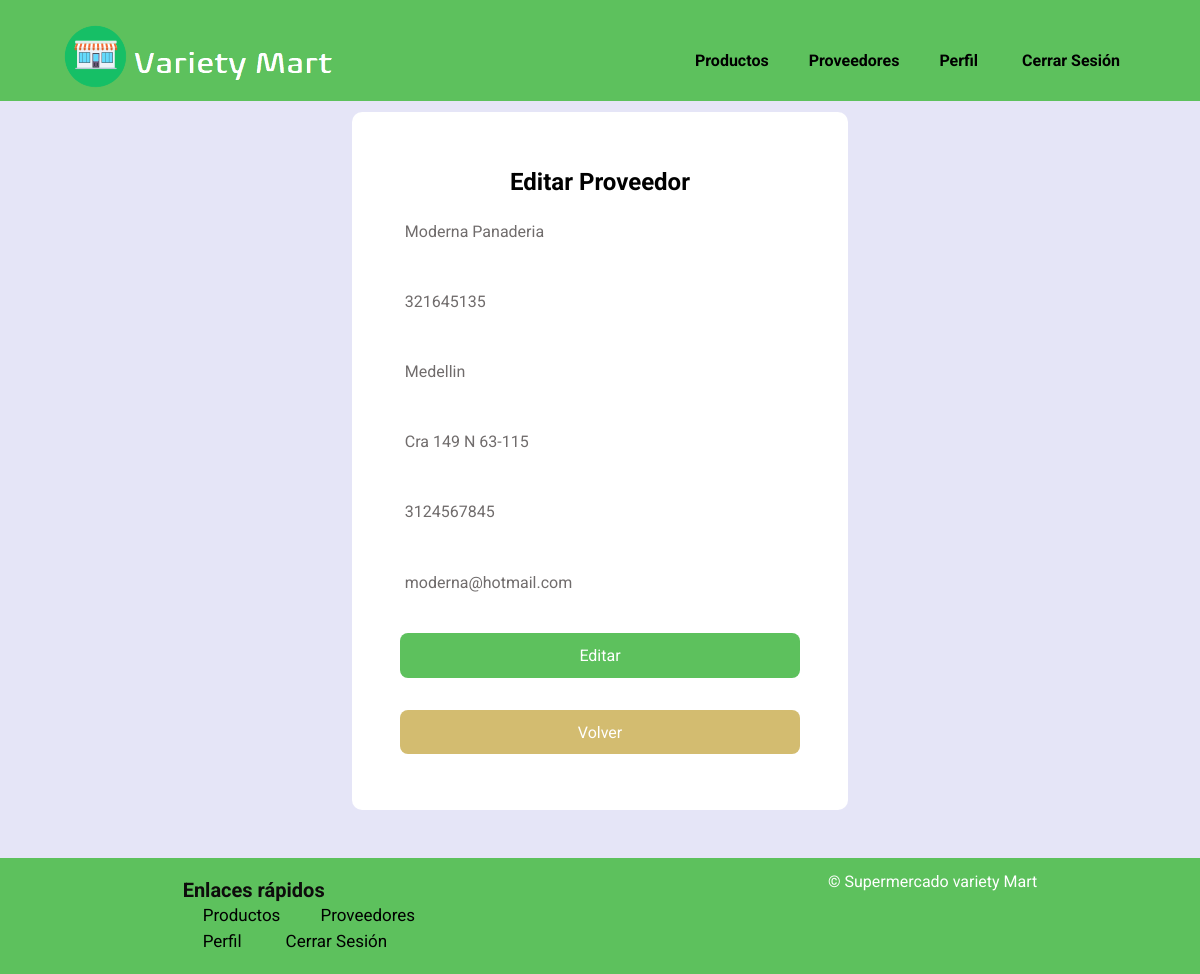
The app's page /vista/proveedor/editarproveedor.php?codigo=15 (signed in) with its own data.
### tables this page shows
CREATE TABLE `proveedores` (
  `codigo` int(11) NOT NULL,
  `identificacion` bigint(20) NOT NULL,
  `nombre` varchar(100) NOT NULL,
  `ciudad` varchar(100) DEFAULT NULL,
  `direccion` varchar(100) DEFAULT NULL,
  `telefono` varchar(20) DEFAULT NULL,
  `email` varchar(100) DEFAULT NULL
);

### controlador/ControlProveedores.php (called while the page is built, shortened)
<?php
Class ControlProveedores{
    var $objModeloProveedores;
    function __construct($objModeloProveedores){
        $this->objModeloProveedores=$objModeloProveedores;
    }
    function consultar(){
        $codigo=$this->objModeloProveedores->getcodigo();
        $comandoSql="select * from proveedores where codigo='".$codigo."'";
        $objControlConexion=new ControlConexion();
        $objControlConexion->abrirBd("localhost", "root", "","varietymart");
        $recordSet=$objControlConexion->ejecutarSelect($comandoSql);
        return $recordSet->fetch_array(MYSQLI_BOTH);
    }
}
?>

### modelo/ModeloProveedores.php (called while the page is built, shortened)
<?php
	class ModeloProveedores{
		var $codigo;
		function __construct($codigo, $identificacion, $nombre, $ciudad, $direccion, $telefono, $email){
			$this->codigo=$codigo;
		}
		function getcodigo(){
			return $this->codigo;
        }
    }
?>

### controlador/ControlConexion.php (called while the page is built, shortened)
<?php
class ControlConexion{
	var $conn;
	function __construct(){
		$this->conn=null;
	}
    function abrirBd($servidor, $usuario, $password,$db){
    	try	{
			$this->conn = new mysqli($servidor, $usuario, $password, $db);
      	}
      	catch (Exception $e){
          	echo "ERROR AL | AL SERVIDOR ".$e->getMessage()."\n";
      	}
    }
	function ejecutarSelect($sql) {
			try	{
				$recordSet=$this->conn->query($sql);
				}
			catch (Exception $e) {
					echo " ERROR: ". $e->getMessage()."\n";
			  }
		return $recordSet;
			}
}
?>

### vista/proveedor/editarproveedor.php (the view, shortened to what this page needs)
<?php
if(isset($_SESSION["iniciarSesion"]) && $_SESSION["iniciarSesion"] == "ok" && $_SESSION["rolUsuario"] == 0){
    $rutaFooter = "../layout/footer2.php";
    $rutaHeader = "../layout/header2.php";
require_once '../../modelo/ModeloProveedores.php';
require_once '../../controlador/ControlProveedores.php';
require_once '../../controlador/ControlConexion.php';
$codigo = $_GET["codigo"];
$objModeloProveedores = new ModeloProveedores($codigo, "", "", "", "", "", "");
$objControlProveedores = new ControlProveedores($objModeloProveedores);
$datos = $objControlProveedores  -> consultar();
echo '<!DOCTYPE html>
<html lang="en">
<head>
<meta charset="UTF-8">
    <meta name="viewport" content="width=device-width, initial-scale=1.0">
    <link rel="stylesheet" href="../../assents/css/estilo.css">
    <link rel="stylesheet" href="../../assents/css/footer.css">
    <link rel="icon" href="../../assents/img/store.png">
    <link rel="stylesheet" href="../../assents/css/forms.css">
    <title>Editar Proveedor</title>
</head>
<body>';
if (file_exists($rutaHeader)) {
    include $rutaHeader;
}
    echo '<form action="" method="POST">
        <h2 class="form__title">Editar Proveedor</h2>
        <div class="container">
            <div>
                <input type="text" id="nombre" name="txtNombre" class="form__input" placeholder="Nombre/Razón Social" value="'.$datos["nombre"].'" required>
            </div>
            <div>
                <input type="text" id="identificacion" name="txtIdentificacion" class="form__input" placeholder="Cédula/NIT" value="'.$datos["identificacion"].'" required>
            </div>
            <div >
                <input type="text" id="ciudad" name="txtCiudad" class="form__input" placeholder="Ciudad" value="'.$datos["ciudad"].'" >
            </div>
            <div>
                <input type="text" id="direccion" name="txtDireccion" class="form__input" placeholder="Direccion" value="'.$datos["direccion"].'" >
            </div>
            <div>
                <input type="text" id="telefono" name="txtTelefono" class="form__input" placeholder="Telefono" value="'.$datos["telefono"].'" >
            </div>
            <div>
                <input type="text" id="email" name="txtEmail" class="form__input" placeholder="Correo Electrónico" value="'.$datos["email"].'" >
            </div>
            <input type="submit" class="boton" name="btnEditar" value="Editar">
            <a href="proveedor.php" <input type="submit" class="form__volver" name="" value="Volver">Volver</a>
        </div>
    </form>';
    if (file_exists($rutaFooter)) {
           include $rutaFooter;
    }
echo '</body>
</html>';
}else{
        echo '<script>
        window.location = "../../index.php";
        </script>';
}
?>

### assents/css/estilo.css (style rules this page uses)
* { margin: 0; padding: 0; font-family: 'Roboto', sans-serif; }
body { background-color: #e5e5f7; background-image: radial-gradient(#b0b2e1 0.5px, transparent 0.5px), radial-gradient(#b0b2e1 0.5px, #e5e5f7 0.5px); }
a { color: black; text-decoration: none; }

### assents/css/forms.css (style rules this page uses)
body, h1, form { margin: 0; padding: 0; }
body { background-color: #dee7df; font-family: Arial, sans-serif; }
form { background-color: #fff; margin: 7em auto 3em auto; width: 90%; max-width: 400px; padding: 3.5em 3em; border-radius: 10px; text-align: center; box-shadow: 0 5px 10px --5px rgba(0 0 0 /30%); }
.container { margin-top: 1em; display: grid; gap: 2em; }
.form__input { width: 100%; background: none; color: #706c6c; font-size: 1rem; border-bottom: 1px solid #5757577e; font-family: 'Roboto', sans-serif; padding: .6em .3em; border: 1px #5757577e; }
::placeholder { color: gray; font-size: 1.2em; }
.boton { background-color: rgb(93, 193, 93); color: #fff; font-size: 1rem; padding: .8em 0; border: none; border-radius: .5em; cursor: pointer; }
.form__volver { background-color: rgb(211, 188, 112); color: #fff; font-size: 1rem; padding: .8em 0; border: none; border-radius: .5em; cursor: pointer; }

### records on screen
proveedores: txtNombre "Moderna Panaderia", txtIdentificacion "321645135", txtCiudad "Medellin", txtDireccion "Cra 149 N 63-115", txtTelefono "3124567845", txtEmail "moderna@hotmail.com"
